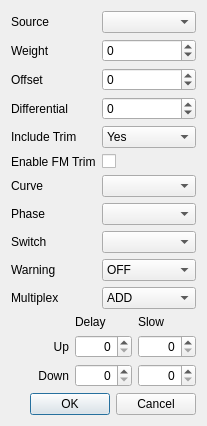
<?xml version="1.0" encoding="UTF-8"?>
<ui version="4.0">
 <class>MixerDialog</class>
 <widget class="QDialog" name="MixerDialog">
  <property name="geometry">
   <rect>
    <x>0</x>
    <y>0</y>
    <width>207</width>
    <height>403</height>
   </rect>
  </property>
  <property name="sizePolicy">
   <sizepolicy hsizetype="Preferred" vsizetype="MinimumExpanding">
    <horstretch>0</horstretch>
    <verstretch>0</verstretch>
   </sizepolicy>
  </property>
  <property name="windowTitle">
   <string>Dialog</string>
  </property>
  <property name="windowIcon">
   <iconset resource="companion9x.qrc">
    <normaloff>:/icon.png</normaloff>:/icon.png</iconset>
  </property>
  <layout class="QGridLayout" name="gridLayout_2">
   <item row="0" column="0">
    <layout class="QFormLayout" name="formLayout">
     <property name="fieldGrowthPolicy">
      <enum>QFormLayout::AllNonFixedFieldsGrow</enum>
     </property>
     <item row="0" column="0">
      <widget class="QLabel" name="label_2">
       <property name="text">
        <string>Source</string>
       </property>
      </widget>
     </item>
     <item row="0" column="1">
      <widget class="QComboBox" name="sourceCB">
       <property name="whatsThis">
        <string>The source for the mixer</string>
       </property>
      </widget>
     </item>
     <item row="1" column="0">
      <widget class="QLabel" name="label_3">
       <property name="text">
        <string>Weight</string>
       </property>
      </widget>
     </item>
     <item row="1" column="1">
      <widget class="QSpinBox" name="weightSB">
       <property name="whatsThis">
        <string>The value of the mixer is multiplied by this value and divided by 100.</string>
       </property>
       <property name="alignment">
        <set>Qt::AlignLeading|Qt::AlignLeft|Qt::AlignVCenter</set>
       </property>
       <property name="minimum">
        <number>-125</number>
       </property>
       <property name="maximum">
        <number>125</number>
       </property>
      </widget>
     </item>
     <item row="3" column="0">
      <widget class="QLabel" name="label_4">
       <property name="text">
        <string>Offset</string>
       </property>
      </widget>
     </item>
     <item row="3" column="1">
      <widget class="QSpinBox" name="offsetSB">
       <property name="whatsThis">
        <string>&lt;!DOCTYPE HTML PUBLIC &quot;-//W3C//DTD HTML 4.0//EN&quot; &quot;http://www.w3.org/TR/REC-html40/strict.dtd&quot;&gt;
&lt;html&gt;&lt;head&gt;&lt;meta name=&quot;qrichtext&quot; content=&quot;1&quot; /&gt;&lt;style type=&quot;text/css&quot;&gt;
p, li { white-space: pre-wrap; }
&lt;/style&gt;&lt;/head&gt;&lt;body style=&quot; font-family:'MS Shell Dlg 2'; font-size:8.25pt; font-weight:400; font-style:normal;&quot;&gt;
&lt;p style=&quot; margin-top:0px; margin-bottom:0px; margin-left:0px; margin-right:0px; -qt-block-indent:0; text-indent:0px;&quot;&gt;This value is added to the &lt;span style=&quot; font-weight:600;&quot;&gt;input &lt;/span&gt;of the mixer.&lt;/p&gt;&lt;/body&gt;&lt;/html&gt;</string>
       </property>
       <property name="alignment">
        <set>Qt::AlignLeading|Qt::AlignLeft|Qt::AlignVCenter</set>
       </property>
       <property name="minimum">
        <number>-125</number>
       </property>
       <property name="maximum">
        <number>125</number>
       </property>
      </widget>
     </item>
     <item row="5" column="0">
      <widget class="QLabel" name="label_5">
       <property name="text">
        <string>Include Trim</string>
       </property>
      </widget>
     </item>
     <item row="5" column="1">
      <widget class="QComboBox" name="trimCB">
       <item>
        <property name="text">
         <string>Yes</string>
        </property>
       </item>
       <item>
        <property name="text">
         <string>No</string>
        </property>
       </item>
       <item>
        <property name="text">
         <string>Offset</string>
        </property>
       </item>
      </widget>
     </item>
     <item row="6" column="0">
      <widget class="QLabel" name="label_FMtrim">
       <property name="text">
        <string>Enable FM Trim</string>
       </property>
      </widget>
     </item>
     <item row="6" column="1">
      <widget class="QCheckBox" name="FMtrimChkB">
       <property name="sizePolicy">
        <sizepolicy hsizetype="Minimum" vsizetype="Minimum">
         <horstretch>0</horstretch>
         <verstretch>0</verstretch>
        </sizepolicy>
       </property>
      </widget>
     </item>
     <item row="7" column="0">
      <widget class="QLabel" name="label_6">
       <property name="text">
        <string>Curve</string>
       </property>
      </widget>
     </item>
     <item row="7" column="1">
      <widget class="QComboBox" name="curvesCB">
       <property name="whatsThis">
        <string>The curve used by the mix</string>
       </property>
      </widget>
     </item>
     <item row="8" column="0">
      <widget class="QLabel" name="label_10">
       <property name="text">
        <string>Phase</string>
       </property>
      </widget>
     </item>
     <item row="8" column="1">
      <widget class="QComboBox" name="phasesCB">
       <property name="whatsThis">
        <string>Switch used by the mix.
If blank then the mix is considered to be &quot;ON&quot; all the time.</string>
       </property>
      </widget>
     </item>
     <item row="9" column="0">
      <widget class="QLabel" name="label_7">
       <property name="text">
        <string>Switch</string>
       </property>
      </widget>
     </item>
     <item row="9" column="1">
      <widget class="QComboBox" name="switchesCB">
       <property name="whatsThis">
        <string>Switch used by the mix.
If blank then the mix is considered to be &quot;ON&quot; all the time.</string>
       </property>
      </widget>
     </item>
     <item row="10" column="0">
      <widget class="QLabel" name="label_8">
       <property name="text">
        <string>Warning</string>
       </property>
      </widget>
     </item>
     <item row="10" column="1">
      <widget class="QComboBox" name="warningCB">
       <property name="whatsThis">
        <string>Mixer warning.
Setting this value will cause a beep to be emmitted when this value is active.</string>
       </property>
       <item>
        <property name="text">
         <string>OFF</string>
        </property>
       </item>
       <item>
        <property name="text">
         <string>1 Beep</string>
        </property>
       </item>
       <item>
        <property name="text">
         <string>2 Beep</string>
        </property>
       </item>
       <item>
        <property name="text">
         <string>3 Beep</string>
        </property>
       </item>
      </widget>
     </item>
     <item row="11" column="0">
      <widget class="QLabel" name="label_9">
       <property name="text">
        <string>Multiplex</string>
       </property>
      </widget>
     </item>
     <item row="11" column="1">
      <widget class="QComboBox" name="mltpxCB">
       <property name="whatsThis">
        <string>Multiplexer

This determines how mixer values are added.

&quot;+&quot; means the value of the current mix is added to the previous mixes in the same channel.
&quot;*&quot; means the value of the current mix is amultiplied with the previous mixes in the same channel.
&quot;R&quot; means the value replaces the previous values.  If the switch is off the value will be ignored.</string>
       </property>
       <item>
        <property name="text">
         <string>ADD</string>
        </property>
       </item>
       <item>
        <property name="text">
         <string>MULTIPLY</string>
        </property>
       </item>
       <item>
        <property name="text">
         <string>REPLACE</string>
        </property>
       </item>
      </widget>
     </item>
     <item row="4" column="0">
      <widget class="QLabel" name="DiffMIXlabel">
       <property name="text">
        <string>Differential</string>
       </property>
      </widget>
     </item>
     <item row="4" column="1">
      <widget class="QSpinBox" name="DiffMixSB">
       <property name="minimum">
        <number>-100</number>
       </property>
       <property name="maximum">
        <number>100</number>
       </property>
       <property name="singleStep">
        <number>2</number>
       </property>
      </widget>
     </item>
    </layout>
   </item>
   <item row="1" column="0">
    <layout class="QGridLayout" name="gridLayout" columnstretch="0,0,0">
     <item row="0" column="1">
      <widget class="QLabel" name="label_13">
       <property name="text">
        <string>Delay</string>
       </property>
      </widget>
     </item>
     <item row="0" column="2">
      <widget class="QLabel" name="label_14">
       <property name="text">
        <string>Slow</string>
       </property>
      </widget>
     </item>
     <item row="1" column="0">
      <widget class="QLabel" name="label_12">
       <property name="text">
        <string>Up</string>
       </property>
       <property name="alignment">
        <set>Qt::AlignRight|Qt::AlignTrailing|Qt::AlignVCenter</set>
       </property>
      </widget>
     </item>
     <item row="1" column="1">
      <widget class="QSpinBox" name="delayUpSB">
       <property name="whatsThis">
        <string>&lt;!DOCTYPE HTML PUBLIC &quot;-//W3C//DTD HTML 4.0//EN&quot; &quot;http://www.w3.org/TR/REC-html40/strict.dtd&quot;&gt;
&lt;html&gt;&lt;head&gt;&lt;meta name=&quot;qrichtext&quot; content=&quot;1&quot; /&gt;&lt;style type=&quot;text/css&quot;&gt;
p, li { white-space: pre-wrap; }
&lt;/style&gt;&lt;/head&gt;&lt;body style=&quot; font-family:'MS Shell Dlg 2'; font-size:8.25pt; font-weight:400; font-style:normal;&quot;&gt;
&lt;p style=&quot; margin-top:0px; margin-bottom:0px; margin-left:0px; margin-right:0px; -qt-block-indent:0; text-indent:0px;&quot;&gt;&lt;span style=&quot; font-weight:600; text-decoration: underline;&quot;&gt;Delay ans Slow&lt;/span&gt;&lt;/p&gt;
&lt;p style=&quot;-qt-paragraph-type:empty; margin-top:0px; margin-bottom:0px; margin-left:0px; margin-right:0px; -qt-block-indent:0; text-indent:0px; font-weight:600; text-decoration: underline;&quot;&gt;&lt;/p&gt;
&lt;p style=&quot; margin-top:0px; margin-bottom:0px; margin-left:0px; margin-right:0px; -qt-block-indent:0; text-indent:0px;&quot;&gt;These values control the speed and delay of the output of the mix.  &lt;/p&gt;
&lt;p style=&quot;-qt-paragraph-type:empty; margin-top:0px; margin-bottom:0px; margin-left:0px; margin-right:0px; -qt-block-indent:0; text-indent:0px;&quot;&gt;&lt;/p&gt;
&lt;p style=&quot; margin-top:0px; margin-bottom:0px; margin-left:0px; margin-right:0px; -qt-block-indent:0; text-indent:0px;&quot;&gt;If Delay is not zero the actuation of the mix will be delayed by the specified amount of seconds.&lt;/p&gt;
&lt;p style=&quot;-qt-paragraph-type:empty; margin-top:0px; margin-bottom:0px; margin-left:0px; margin-right:0px; -qt-block-indent:0; text-indent:0px;&quot;&gt;&lt;/p&gt;
&lt;p style=&quot; margin-top:0px; margin-bottom:0px; margin-left:0px; margin-right:0px; -qt-block-indent:0; text-indent:0px;&quot;&gt;If Slow is not zero then the speed of the mix will be set by the value specified -&amp;gt; the value states the number of seconds it takes to transit from -100 to 100.&lt;/p&gt;&lt;/body&gt;&lt;/html&gt;</string>
       </property>
       <property name="alignment">
        <set>Qt::AlignRight|Qt::AlignTrailing|Qt::AlignVCenter</set>
       </property>
       <property name="maximum">
        <number>15</number>
       </property>
      </widget>
     </item>
     <item row="1" column="2">
      <widget class="QSpinBox" name="slowUpSB">
       <property name="whatsThis">
        <string>&lt;!DOCTYPE HTML PUBLIC &quot;-//W3C//DTD HTML 4.0//EN&quot; &quot;http://www.w3.org/TR/REC-html40/strict.dtd&quot;&gt;
&lt;html&gt;&lt;head&gt;&lt;meta name=&quot;qrichtext&quot; content=&quot;1&quot; /&gt;&lt;style type=&quot;text/css&quot;&gt;
p, li { white-space: pre-wrap; }
&lt;/style&gt;&lt;/head&gt;&lt;body style=&quot; font-family:'MS Shell Dlg 2'; font-size:8.25pt; font-weight:400; font-style:normal;&quot;&gt;
&lt;p style=&quot; margin-top:0px; margin-bottom:0px; margin-left:0px; margin-right:0px; -qt-block-indent:0; text-indent:0px;&quot;&gt;&lt;span style=&quot; font-weight:600; text-decoration: underline;&quot;&gt;Delay ans Slow&lt;/span&gt;&lt;/p&gt;
&lt;p style=&quot;-qt-paragraph-type:empty; margin-top:0px; margin-bottom:0px; margin-left:0px; margin-right:0px; -qt-block-indent:0; text-indent:0px; font-weight:600; text-decoration: underline;&quot;&gt;&lt;/p&gt;
&lt;p style=&quot; margin-top:0px; margin-bottom:0px; margin-left:0px; margin-right:0px; -qt-block-indent:0; text-indent:0px;&quot;&gt;These values control the speed and delay of the output of the mix.  &lt;/p&gt;
&lt;p style=&quot;-qt-paragraph-type:empty; margin-top:0px; margin-bottom:0px; margin-left:0px; margin-right:0px; -qt-block-indent:0; text-indent:0px;&quot;&gt;&lt;/p&gt;
&lt;p style=&quot; margin-top:0px; margin-bottom:0px; margin-left:0px; margin-right:0px; -qt-block-indent:0; text-indent:0px;&quot;&gt;If Delay is not zero the actuation of the mix will be delayed by the specified amount of seconds.&lt;/p&gt;
&lt;p style=&quot;-qt-paragraph-type:empty; margin-top:0px; margin-bottom:0px; margin-left:0px; margin-right:0px; -qt-block-indent:0; text-indent:0px;&quot;&gt;&lt;/p&gt;
&lt;p style=&quot; margin-top:0px; margin-bottom:0px; margin-left:0px; margin-right:0px; -qt-block-indent:0; text-indent:0px;&quot;&gt;If Slow is not zero then the speed of the mix will be set by the value specified -&amp;gt; the value states the number of seconds it takes to transit from -100 to 100.&lt;/p&gt;&lt;/body&gt;&lt;/html&gt;</string>
       </property>
       <property name="alignment">
        <set>Qt::AlignRight|Qt::AlignTrailing|Qt::AlignVCenter</set>
       </property>
       <property name="maximum">
        <number>15</number>
       </property>
      </widget>
     </item>
     <item row="2" column="0">
      <widget class="QLabel" name="label_11">
       <property name="text">
        <string>Down</string>
       </property>
       <property name="alignment">
        <set>Qt::AlignRight|Qt::AlignTrailing|Qt::AlignVCenter</set>
       </property>
      </widget>
     </item>
     <item row="2" column="1">
      <widget class="QSpinBox" name="delayDownSB">
       <property name="whatsThis">
        <string>&lt;!DOCTYPE HTML PUBLIC &quot;-//W3C//DTD HTML 4.0//EN&quot; &quot;http://www.w3.org/TR/REC-html40/strict.dtd&quot;&gt;
&lt;html&gt;&lt;head&gt;&lt;meta name=&quot;qrichtext&quot; content=&quot;1&quot; /&gt;&lt;style type=&quot;text/css&quot;&gt;
p, li { white-space: pre-wrap; }
&lt;/style&gt;&lt;/head&gt;&lt;body style=&quot; font-family:'MS Shell Dlg 2'; font-size:8.25pt; font-weight:400; font-style:normal;&quot;&gt;
&lt;p style=&quot; margin-top:0px; margin-bottom:0px; margin-left:0px; margin-right:0px; -qt-block-indent:0; text-indent:0px;&quot;&gt;&lt;span style=&quot; font-weight:600; text-decoration: underline;&quot;&gt;Delay ans Slow&lt;/span&gt;&lt;/p&gt;
&lt;p style=&quot;-qt-paragraph-type:empty; margin-top:0px; margin-bottom:0px; margin-left:0px; margin-right:0px; -qt-block-indent:0; text-indent:0px; font-weight:600; text-decoration: underline;&quot;&gt;&lt;/p&gt;
&lt;p style=&quot; margin-top:0px; margin-bottom:0px; margin-left:0px; margin-right:0px; -qt-block-indent:0; text-indent:0px;&quot;&gt;These values control the speed and delay of the output of the mix.  &lt;/p&gt;
&lt;p style=&quot;-qt-paragraph-type:empty; margin-top:0px; margin-bottom:0px; margin-left:0px; margin-right:0px; -qt-block-indent:0; text-indent:0px;&quot;&gt;&lt;/p&gt;
&lt;p style=&quot; margin-top:0px; margin-bottom:0px; margin-left:0px; margin-right:0px; -qt-block-indent:0; text-indent:0px;&quot;&gt;If Delay is not zero the actuation of the mix will be delayed by the specified amount of seconds.&lt;/p&gt;
&lt;p style=&quot;-qt-paragraph-type:empty; margin-top:0px; margin-bottom:0px; margin-left:0px; margin-right:0px; -qt-block-indent:0; text-indent:0px;&quot;&gt;&lt;/p&gt;
&lt;p style=&quot; margin-top:0px; margin-bottom:0px; margin-left:0px; margin-right:0px; -qt-block-indent:0; text-indent:0px;&quot;&gt;If Slow is not zero then the speed of the mix will be set by the value specified -&amp;gt; the value states the number of seconds it takes to transit from -100 to 100.&lt;/p&gt;&lt;/body&gt;&lt;/html&gt;</string>
       </property>
       <property name="alignment">
        <set>Qt::AlignRight|Qt::AlignTrailing|Qt::AlignVCenter</set>
       </property>
       <property name="maximum">
        <number>15</number>
       </property>
      </widget>
     </item>
     <item row="2" column="2">
      <widget class="QSpinBox" name="slowDownSB">
       <property name="whatsThis">
        <string>&lt;!DOCTYPE HTML PUBLIC &quot;-//W3C//DTD HTML 4.0//EN&quot; &quot;http://www.w3.org/TR/REC-html40/strict.dtd&quot;&gt;
&lt;html&gt;&lt;head&gt;&lt;meta name=&quot;qrichtext&quot; content=&quot;1&quot; /&gt;&lt;style type=&quot;text/css&quot;&gt;
p, li { white-space: pre-wrap; }
&lt;/style&gt;&lt;/head&gt;&lt;body style=&quot; font-family:'MS Shell Dlg 2'; font-size:8.25pt; font-weight:400; font-style:normal;&quot;&gt;
&lt;p style=&quot; margin-top:0px; margin-bottom:0px; margin-left:0px; margin-right:0px; -qt-block-indent:0; text-indent:0px;&quot;&gt;&lt;span style=&quot; font-weight:600; text-decoration: underline;&quot;&gt;Delay ans Slow&lt;/span&gt;&lt;/p&gt;
&lt;p style=&quot;-qt-paragraph-type:empty; margin-top:0px; margin-bottom:0px; margin-left:0px; margin-right:0px; -qt-block-indent:0; text-indent:0px; font-weight:600; text-decoration: underline;&quot;&gt;&lt;/p&gt;
&lt;p style=&quot; margin-top:0px; margin-bottom:0px; margin-left:0px; margin-right:0px; -qt-block-indent:0; text-indent:0px;&quot;&gt;These values control the speed and delay of the output of the mix.  &lt;/p&gt;
&lt;p style=&quot;-qt-paragraph-type:empty; margin-top:0px; margin-bottom:0px; margin-left:0px; margin-right:0px; -qt-block-indent:0; text-indent:0px;&quot;&gt;&lt;/p&gt;
&lt;p style=&quot; margin-top:0px; margin-bottom:0px; margin-left:0px; margin-right:0px; -qt-block-indent:0; text-indent:0px;&quot;&gt;If Delay is not zero the actuation of the mix will be delayed by the specified amount of seconds.&lt;/p&gt;
&lt;p style=&quot;-qt-paragraph-type:empty; margin-top:0px; margin-bottom:0px; margin-left:0px; margin-right:0px; -qt-block-indent:0; text-indent:0px;&quot;&gt;&lt;/p&gt;
&lt;p style=&quot; margin-top:0px; margin-bottom:0px; margin-left:0px; margin-right:0px; -qt-block-indent:0; text-indent:0px;&quot;&gt;If Slow is not zero then the speed of the mix will be set by the value specified -&amp;gt; the value states the number of seconds it takes to transit from -100 to 100.&lt;/p&gt;&lt;/body&gt;&lt;/html&gt;</string>
       </property>
       <property name="alignment">
        <set>Qt::AlignRight|Qt::AlignTrailing|Qt::AlignVCenter</set>
       </property>
       <property name="maximum">
        <number>15</number>
       </property>
      </widget>
     </item>
    </layout>
   </item>
   <item row="2" column="0">
    <widget class="QDialogButtonBox" name="buttonBox">
     <property name="orientation">
      <enum>Qt::Horizontal</enum>
     </property>
     <property name="standardButtons">
      <set>QDialogButtonBox::Cancel|QDialogButtonBox::Ok</set>
     </property>
    </widget>
   </item>
  </layout>
 </widget>
 <resources>
  <include location="companion9x.qrc"/>
 </resources>
 <connections>
  <connection>
   <sender>buttonBox</sender>
   <signal>accepted()</signal>
   <receiver>MixerDialog</receiver>
   <slot>accept()</slot>
   <hints>
    <hint type="sourcelabel">
     <x>199</x>
     <y>354</y>
    </hint>
    <hint type="destinationlabel">
     <x>157</x>
     <y>274</y>
    </hint>
   </hints>
  </connection>
  <connection>
   <sender>buttonBox</sender>
   <signal>rejected()</signal>
   <receiver>MixerDialog</receiver>
   <slot>reject()</slot>
   <hints>
    <hint type="sourcelabel">
     <x>199</x>
     <y>360</y>
    </hint>
    <hint type="destinationlabel">
     <x>208</x>
     <y>274</y>
    </hint>
   </hints>
  </connection>
 </connections>
</ui>
